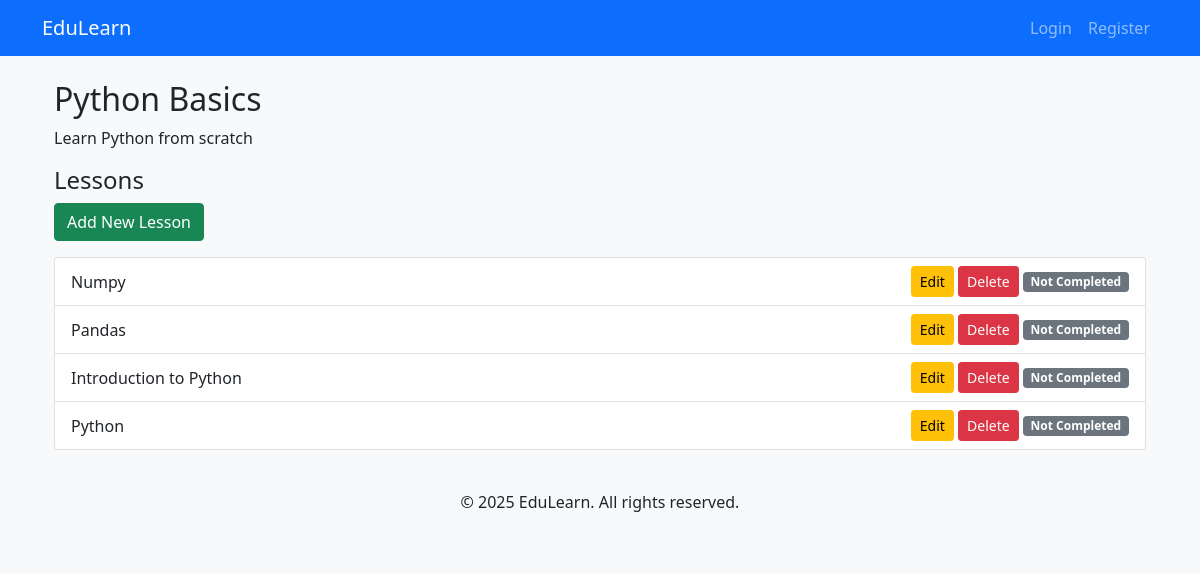
The page /courses/1/ on the database its author committed.
### courses/models.py (models this page shows, shortened)
class Course(models. Model):
    title = models. CharField(max_length = 200)
    description = models. TextField()
    duration = models.IntegerField(help_text = "Duration in hours")
    thumbnail = models.ImageField(upload_to = 'course_thumbnails/', null
    = True, blank = True)
    created_at = models.DateTimeField(auto_now_add=True)

class Lesson(models. Model):
    course = models. ForeignKey(Course, on_delete= models. CASCADE, related_name = 'lessons')
    title = models. CharField(max_length = 200)
    content = models. TextField()
    video_url = models.URLField(null=True, blank=True)
    completion_status = models.BooleanField(default=False)

### courses/views.py (the view)
# urls.py: path('<int:pk>/', CourseDetailView.as_view(), name='course_detail'),
class CourseDetailView(DetailView):
    model = Course
    template_name = 'courses/course_detail.html'
    context_object_name = 'course'
    def get_context_data(self, **kwargs):
        context = super().get_context_data(**kwargs)
        course = self.get_object()
        context['lessons'] = course.lessons.all()
        if self.request.user.is_authenticated:
            try:
                student = Student.objects.get(email=self.request.user.email)
                context['student'] = student
            except Student.DoesNotExist:
                context['student'] = None
        else:
            context['student'] = None
        return context

### Templates/courses/course_detail.html (shortened to what this page needs)
{% extends "courses/base.html" %}
{% block content %}
<div class="container mt-4">
    <h2>{{ course.title }}</h2>
    <p>{{ course.description }}</p>
    <h4>Lessons</h4>
    <a href="{% url 'lesson_create' %}" class="btn btn-success mb-3">Add New Lesson</a>
    <ul class="list-group">
        {% for lesson in lessons %}
        <li class="list-group-item d-flex justify-content-between align-items-center">
            {{ lesson.title }}
            <div>
                <a href="{% url 'lesson_update' lesson.id %}" class="btn btn-warning btn-sm">Edit</a>
                <form action="{% url 'lesson_delete' lesson.id %}" method="post" style="display:inline;">
                    <button type="submit" class="btn btn-danger btn-sm"
                        onclick="return confirm('Are you sure you want to delete this lesson?')">Delete</button>
                </form>
                {% if lesson in student.completed_lessons.all %}
                <span class="badge bg-success">Completed</span>
                {% else %}
                <span class="badge bg-secondary">Not Completed</span>
                {% endif %}
            </div>
        </li>
        {% empty %}
        <li class="list-group-item text-center">No lessons available for this course.</li>
        {% endfor %}
    </ul>
</div>
{% endblock %}

### Templates/courses/base.html (style rules this page uses)
body { background-color: #f8f9fa; }

### rows shown on the page
Course: title "Python Basics", description "Learn Python from scratch"
Lesson: title "Numpy"
Lesson: title "Pandas"
Lesson: title "Introduction to Python"
Lesson: title "Python"
